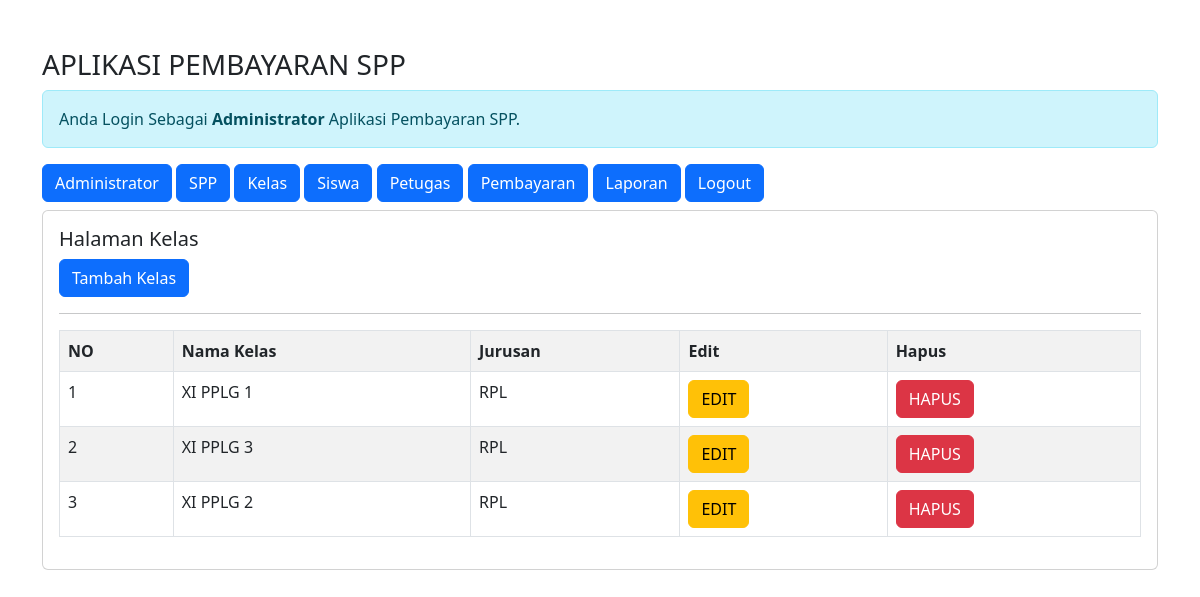
/admin/admin.php?url=kelas (signed in), run on the app's committed database.
### tables this page shows
CREATE TABLE `kelas` (
  `id_kelas` int(11) NOT NULL,
  `nama_kelas` varchar(10) NOT NULL,
  `jurusan` varchar(50) NOT NULL
);

### admin/kelas.php (the view)
<h5>Halaman Kelas</h5>
<a href="?url=tambah-kelas" class="btn btn-primary">Tambah Kelas</a>
<hr>
<table class="table table-striped table-bordered">
    <tr class="fw-bold">
        <td>NO</td>
        <td>Nama Kelas</td>
        <td>Jurusan</td>
        <td>Edit</td>
        <td>Hapus</td>
    </tr>
    <?php
    include '../koneksi.php';
    $no = 1;
    $sql = "SELECT * FROM kelas ORDER BY id_kelas DESC";
    $query = mysqli_query($conn,$sql);
    foreach($query as $data){ ?>
    <tr>
        <td><?= $no++;?></td>
        <td><?= $data['nama_kelas']?></td>
        <td><?= $data['jurusan']?></td>
        <td>
            <a href="?url=edit-kelas&id_kelas=<?= $data['id_kelas']?>" class="btn btn-warning">EDIT</a>
        </td>
        <td>
            <a onclick="return confirm('Apakah anda yakin?')" href="?url=hapus-kls&id_kelas=<?= $data['id_kelas']?>" class="btn btn-danger">HAPUS</a>
        </td>
    </tr>
    <?php } ?>
</table>

### data on the page
kelas: nama_kelas "XI PPLG 1", jurusan "RPL"
kelas: nama_kelas "XI PPLG 3", jurusan "RPL"
kelas: nama_kelas "XI PPLG 2", jurusan "RPL"
